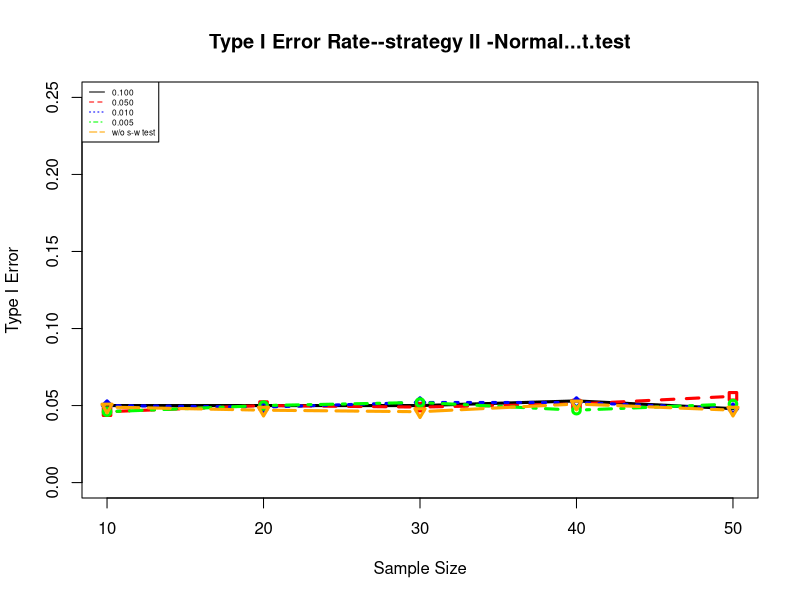

Reproduce this figure in R. (Note: this script raises an error after producing the figure.)
setwd("D:/OSU/Research_Fall2023/type I error/t test strategy II")
sample_size <- c(10,20,30,40,50)
shapiro_alpha <- c(0.1,0.05,0.01, 0.005,0)
alpha <- 0.05
N <- 10000
set.seed(1)

null_vec <-numeric(length(sample_size)*length(shapiro_alpha))
error <- array(data = null_vec, dim = c(length(sample_size),
     length(shapiro_alpha)), dimnames = list(sample_size, shapiro_alpha))

for( i in 1 : length(sample_size)){
  n <-sample_size[i]
  print(n)
  
  for( j in 1 : length(shapiro_alpha)){
    
    pre_alpha <- shapiro_alpha[j]
    print(pre_alpha)
    
    t_reject_h0 <-0
    sample_passed <- 0
    while(sample_passed < N){
      
      x1 <- rnorm(n, mean = 0, sd = 1)
      x2 <- rnorm(n, mean = 0, sd = 1)
      
      if(shapiro.test(c(x1-mean(x1), x2-mean(x2)))$p.value > pre_alpha ){
        sample_passed <- sample_passed +1
        if(t.test(x1,x2)$p.value < alpha){
          t_reject_h0 <- t_reject_h0 + 1 
          
        }
        
      }
      
    }
    error[i,j]<- round(t_reject_h0/N, 3)
  }
}
error
png(file="uniform_plot.jpeg", width=600, height=600)
myplot<-plot(sample_size,error[,1], type = "l", pch=24,lwd=3,ylim = c(0.00,0.25), 
             ylab = "Type I Error", xlab = "Sample Size")
title(main = "Type I Error Rate--strategy II -Normal...t.test")
points(sample_size, error[,2],type="b", pch=0,  lty=2, lwd=3,col="red")
points(sample_size, error[,3],  type="b", pch=23,  lty=3, lwd=3,col="blue")
points(sample_size, error[,4],  type="b", pch=21,  lty=4, lwd=3,col="green")
points(sample_size, error[,5],  type="b", pch=25,  lty=5, lwd=3,col="orange")
legend("topleft", legend=c("0.100", "0.050", '0.010',"0.005","w/o s-w test"),
       col=c("black","red","blue", "green", "orange"), lty =c(1:5),cex = 0.5)
dev.off()
Error_norm_II<- as.data.frame(error)

#export data into excel
library("writexl")
write_xlsx(Error_norm_II,"D:/OSU/Research_Fall2023/type I error/t test strategy II/Error.Normal_II.xlsx")

save.image(paste0("Normal.II_test",".RData"))

